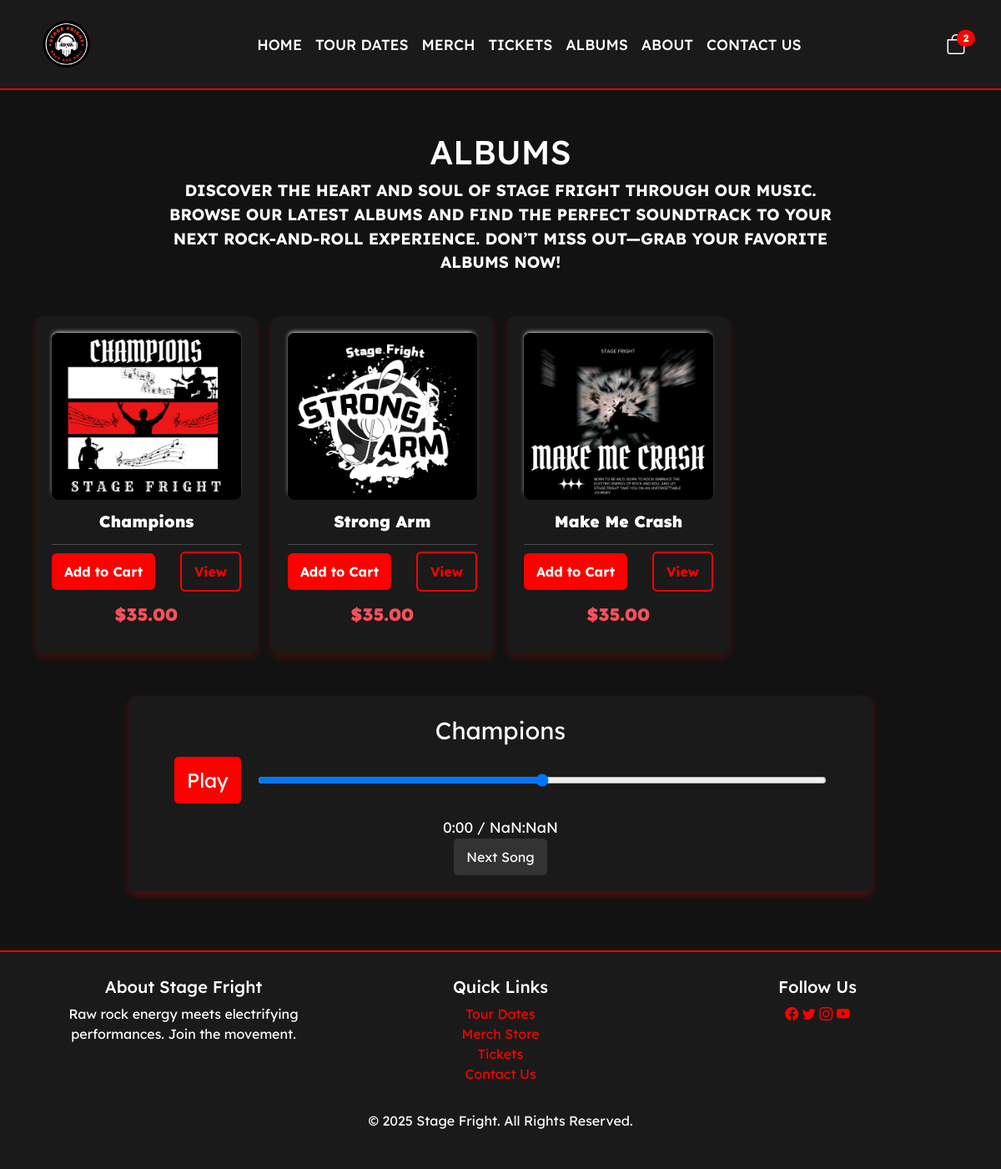
The page /albums/ (signed in) on the database its author committed.
### store/models.py (models this page shows, shortened)
class Product(models.Model):
  TYPE_CHOICES = {
    ('clothing', 'Clothing'),
    ('ticket', 'Ticket'),
    ('misc', 'Misc'),
    ('album', 'Album'),
  }
  name = models.CharField(max_length=200, null=True)
  price = models.DecimalField(max_digits=7, decimal_places=2)
  digital = models.BooleanField(default=False, null=True, blank=False)
  image = models.ImageField(null=True, blank=True)
  description = models.CharField(max_length=1000, null=True, blank=True)
  type = models.CharField(max_length=200, null=True, choices=TYPE_CHOICES)
  @property
  def imageURL(self):
    try:
      url = self.image.url
    except:
      url = ''
    return url

### store/views.py (the view)
# urls.py: path('albums/', views.albums, name="albums"),
def albums(request):
  data = cartData(request)
  cartItems = data['cartItems']
  products = Product.objects.filter(type='album')
  context = {'products': products, 'cartItems': cartItems}
  return render(request, 'store/albums.html', context)

### store/models.py (called while the page is built)
  @property
  def get_cart_items(self):
    orderitems = self.orderitem_set.all()
    total = sum([ item.quantity for item in orderitems ])
    return total

### store/utils.py (called while the page is built)
def cartData(request):
  if request.user.is_authenticated:
    customer = request.user.customer
    order, created = Order.objects.get_or_create(customer=customer, complete=False)
    items = order.orderitem_set.all()
    cartItems = order.get_cart_items
  else:
    cookieData = cookieCart(request)
    cartItems = cookieData['cartItems']
    order = cookieData['order']
    items = cookieData['items']
  return {'cartItems': cartItems, 'order': order, 'items': items}

### store/templates/store/albums.html (shortened to what this page needs)
{% extends 'store/main.html' %}
{% load static %}
{% block content %}
<div class="shop-banner">
  <h2>Albums</h2>
  <p>Discover the heart and soul of Stage Fright through our music. Browse our latest albums and find the perfect soundtrack to your next rock-and-roll experience. Don’t miss out—grab your favorite albums now!</p>
</div>
<div class="row g-3">
  {% for product in products %}
  <div class="col-lg-3 col-md-4 col-sm-6">
    <div class="product" data-desc="{{ product.description }}">
      <img class="thumbnail" src="{{ product.imageURL }}" alt="Product Image">
      <h6><strong>{{ product.name }}</strong></h6>
      <hr>
      <div class="d-flex justify-content-between align-items-center">
        <button data-product="{{ product.id }}" data-action="add" class="btn btn-dark add-btn update-cart">Add to Cart</button>
        <button class="btn btn-danger view-btn">View</button>
      </div>
      <h4 class="price"><strong>${{ product.price|floatformat:2 }}</strong></h4>
    </div>
  </div>
  {% endfor %}
</div>
<div class="audio-player">
  <div class="song-title" id="song-title">Champions</div>
  <div class="player-controls">
    <button class="play-btn" id="play-pause-btn">Play</button>
    <input type="range" id="scrubber" class="scrubber" value="0" max="100" />
  </div>
  <div class="time">
    <span id="current-time">0:00</span> / <span id="total-time">0:00</span>
  </div>
  <button id="next-btn">Next Song</button>
</div>
{% endblock content %}

### static/css/main.css (style rules this page uses)
body { background-color: hsl(0, 0%, 98%); overflow-x: hidden; font-family: "Lexend Deca", sans-serif; color: hsl(0, 0%, 30%); }
h1, h2, h3, h4, h5, h6, p, span, a, li, button, input, textarea { font-family: "Lexend Deca", sans-serif; }
.btn { font-family: "Lexend Deca", sans-serif; }
h1, h2, h3, h4, h5, h6 { color: hsl(0, 0%, 30%); margin: 0 0 20px; }
button, input, textarea { font-family: "Lexend Deca", sans-serif; }
html, body { height: 100%; margin: 0; display: flex; flex-direction: column; }
.thumbnail { width: 100%; height: 200px; -webkit-box-shadow: -1px -3px 5px -2px rgba(214,214,214,1); -moz-box-shadow: -1px -3px 5px -2px rgba(214,214,214,1); box-shadow: -1px -3px 5px -2px rgba(214,214,214,1); }
.product h6 { font-size: 1.1rem; font-weight: bold; color: hsl(0, 0%, 20%); }
.product hr { margin: 8px 0; border-top: 1px solid hsl(0, 0%, 85%); }
.price { font-size: 1.3rem; color: hsl(0, 0%, 30%); }
.btn { border-radius: 4px; }
.add-btn { margin-right: 5px; }

### store/templates/store/main.html (style rules this page uses)
body { background-color: #121212; color: #ffffff; font-family: 'Arial', sans-serif; }
.btn-danger { background-color: #ff0000 !important; border: none; }

### store/templates/store/albums.html (style rules this page uses)
body { background-color: #121212; color: white; font-family: 'Lexend Deca', sans-serif; }
.product { background-color: #1a1a1a; border-radius: 10px; overflow: hidden; box-shadow: 0 4px 8px rgba(255, 0, 0, 0.2); transition: transform 0.3s ease, box-shadow 0.3s ease; text-align: center; padding: 20px; margin-bottom: 30px; }
.product .thumbnail { width: 100%; height: 200px; object-fit: cover; border-radius: 8px; transition: transform 0.3s ease; }
.product h6 { font-size: 1.2rem; font-weight: bold; margin: 15px 0; color: white; }
.product .price { font-size: 1.3rem; font-weight: bold; color: #ff4f5a; margin: 15px 0; }
.shop-banner { color: white; padding: 50px 20px; text-align: center; text-transform: uppercase; font-weight: bold; }
.shop-banner h2 { font-size: 2.5rem; }
.shop-banner p { font-size: 1.2rem; max-width: 800px; margin: auto; }
.btn-dark { background-color: #ff0000 !important; color: white !important; border: none; font-weight: bold; padding: 10px 15px; transition: background 0.3s ease; }
.btn-danger { background-color: transparent !important; color: #ff0000 !important; border: 2px solid #ff0000; font-weight: bold; padding: 10px 15px; transition: all 0.3s ease; }
.audio-player { margin-top: 40px; background-color: #1a1a1a; padding: 20px; border-radius: 10px; text-align: center; box-shadow: 0 4px 8px rgba(255, 0, 0, 0.3); color: white; width: 80%; margin: 20px auto; }
.audio-player .song-title { font-size: 1.8rem; color: white; margin-bottom: 10px; }
.audio-player .player-controls { display: flex; justify-content: center; align-items: center; gap: 20px; margin-bottom: 15px; }
.audio-player .scrubber { width: 80%; height: 8px; background: #333; outline: none; border-radius: 10px; transition: background 0.3s ease; }
.audio-player .play-btn { background-color: #ff0000; color: white; padding: 10px 15px; border: none; font-size: 1.5rem; cursor: pointer; border-radius: 5px; transition: background-color 0.3s ease; }
.audio-player .time { color: white; font-size: 1.1rem; margin-top: 10px; }
.audio-player #next-btn { background-color: #333; color: white; padding: 10px 15px; border: none; font-size: 1rem; cursor: pointer; border-radius: 5px; transition: background-color 0.3s ease; }

### rows shown on the page
Product: imageURL (picture), name "Champions", price "35.00"
Product: imageURL (picture), name "Strong Arm", price "35.00"
Product: imageURL (picture), name "Make Me Crash", price "35.00"

### other values the page prints
{{ cartItems }} "2"
